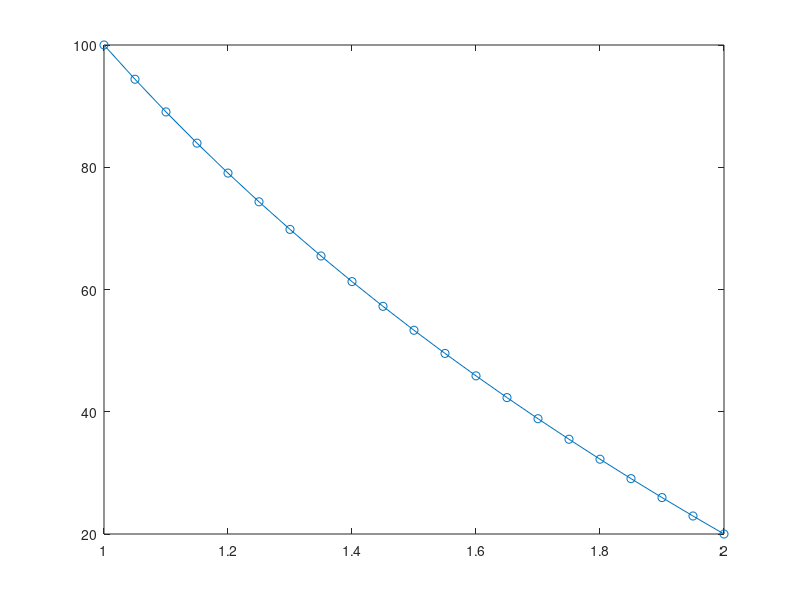

Recreate this plot in MATLAB.
clear
close all
clc


##----------------------------------FUNCTION DEFINATIONS-------------------------##

function x = GetNodePoints(n,end_point,starting_point)
  for i = 1:n
    x(i) = (end_point-starting_point) * (i-1)/(n-1) + starting_point;
  end
endfunction

function icon = GetConnectivityMatrix(n)
  for i=1:n
    icon(i,1) = i;
    icon(i,2) = i+1;
  end
endfunction

function [kg, fg] = InitializeForceStiffnessMatrices(n)
  kg = zeros(n,n);
  fg = zeros(n,1);
endfunction

function [wgp,egp] = InitializeGaussPoints
  wgp = [1 1];
  egp = [-1 1]/sqrt(3);
endfunction

function u = GetDisplacementVector(kg,fg)
  u = inv(kg)*fg;
endfunction

function xx = GetNodePointsAssociatedWithElement(icon,element,approximation)
  for i = 1:(approximation+1)
    xx(i) = icon(element,i);
  end
endfunction

function [xx,Nmat,Bmat] = GetShapeFunctionLinearApproximation(x,n,gaussPoint)
  xx = (x(n(1))+x(n(end)))/2 + (x(n(1))-x(n(end)))/2 * gaussPoint;
  Bmat = [-1/(x(n(2))-x(n(1)))   1/(x(n(2))-x(n(1)))];
  Nmat = [(x(n(2))-xx)/(x(n(2))-x(n(1)))    (xx-x(n(1)))/(x(n(2))-x(n(1)))];
endfunction

function [kg,fg] = BoundaryConditionProcessOfElimination(kg,fg,ibc,bc)
  fg = fg - kg(:,ibc)*bc;
  fg(ibc) = bc;
  kg(:,ibc) = 0;
  kg(ibc,:) = 0;
  kg(ibc , ibc) = 1;
endfunction

function iv = GetAssemblyVector(n)
  for i = 1:length(n)
    iv(i) = n(i);
  end
endfunction

##------------------------------------------------------------------------------##

function rootMeanSquare = GetRootMeanSquareErrorInDisplacement(x,u,n)
  rootMeanSquare = 0;
  for i = 1:n
    y(i) = ((401 - x(i)*x(i))*log(2) - 317*log(x(i)))/log(16);
    rootMeanSquare+=(u(i) - y(i))*(u(i) - y(i));
  end
  rootMeanSquare = sqrt(rootMeanSquare/n);
  analytical_temperature = y'
endfunction

##--------------------------------MAIN FUNCTION---------------------------------##

numberOfElements = 20;
numberOfNodes = numberOfElements + 1;

x = GetNodePoints(numberOfNodes,2,1)

connectivityMatrix = GetConnectivityMatrix(numberOfElements);

[weightOfGaussPoints,gaussPoints] = InitializeGaussPoints();

[globalStiffnessMatrix , forceVector] = InitializeForceStiffnessMatrices(numberOfNodes);


for element = 1:numberOfElements
  n = GetNodePointsAssociatedWithElement(connectivityMatrix,element,1);
  [kloc,floc] = InitializeForceStiffnessMatrices(2);
  for igp = 1:length(weightOfGaussPoints)
    [xx,Nmat,Bmat] = GetShapeFunctionLinearApproximation(x,n,gaussPoints(igp));
    kloc = kloc + (Bmat'*Bmat*xx) * (x(n(end))-x(n(1)))/2 * weightOfGaussPoints(igp);
    floc = floc + xx*Nmat'*(x(n(end))-x(n(1)))/2 * weightOfGaussPoints(igp);
  end
  iv = GetAssemblyVector(n);
  forceVector(iv) = forceVector(iv) + floc;
  globalStiffnessMatrix(iv,iv) = globalStiffnessMatrix(iv,iv) + kloc;
end

[globalStiffnessMatrix,forceVector] = BoundaryConditionProcessOfElimination(globalStiffnessMatrix,forceVector,1,100);
[globalStiffnessMatrix,forceVector] = BoundaryConditionProcessOfElimination(globalStiffnessMatrix,forceVector,numberOfNodes,20);
numerical_temperature = GetDisplacementVector(globalStiffnessMatrix,forceVector)
rootMeanSquare = GetRootMeanSquareErrorInDisplacement(x,numerical_temperature,numberOfNodes)
plot(x,numerical_temperature,'-o')
  ##--------------------------------------------------------------------------------##



